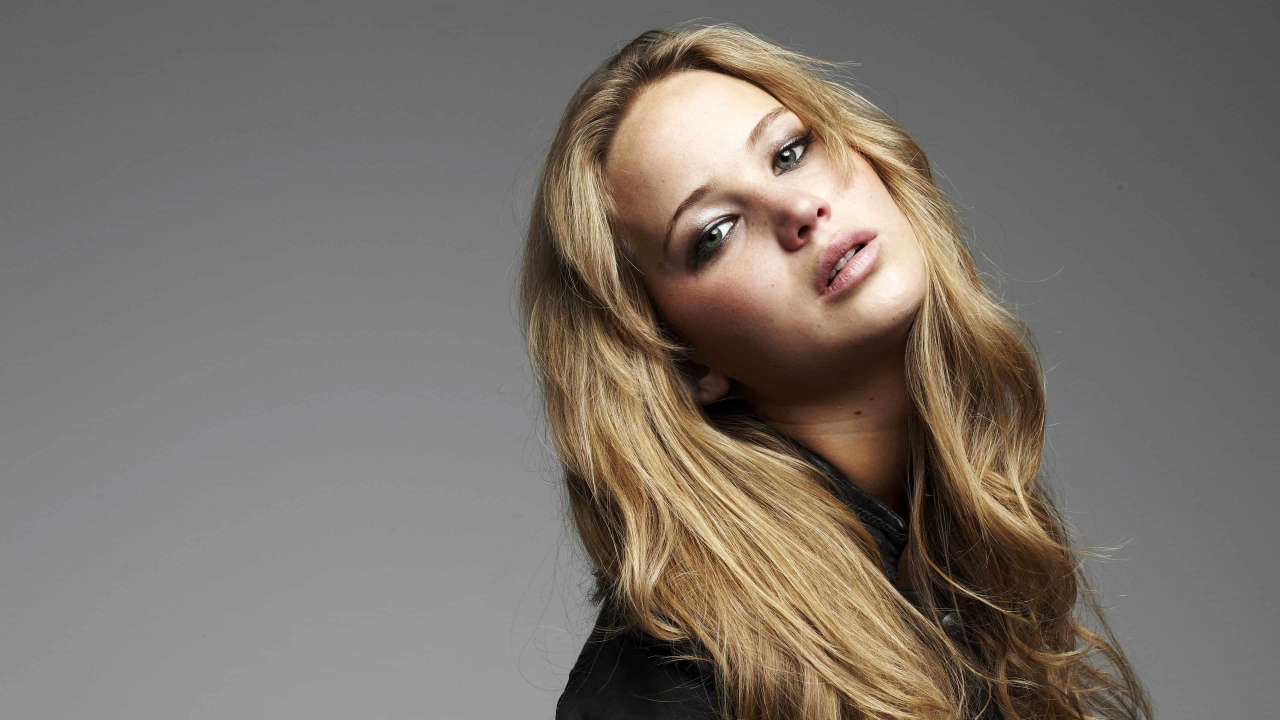
#> input picture Images/jeniffer.jpg, 3840 x 2160 px, found by its file name (shown at 1/3 size)
$ jupyter execute 'Question 6.ipynb'
#> lines starting #> are read from the running program, lines starting #| are printed output that depends on the picture; after the words box and inside, x2 and y2 are one past the last pixel; in counts of white or black regions, pixels touching at a corner belong together
[cell 1]
import cv2 as cv
import numpy as np
import matplotlib.pyplot as plt

# Load the image
image = cv.imread('a1images\jeniffer.jpg')
#> image is the input picture: shape (2160, 3840, 3); mean B, G, R 106.8, 114.3, 122.3

fig, ax = plt.subplots(1, 1, figsize=(6, 8))
ax.imshow(cv.cvtColor(image, cv.COLOR_BGR2RGB))
ax.xaxis.set_ticks_position('top')
plt.show()

[cell 2]
#Split the image into hue, saturation, and value planes.
hsv_image = cv.cvtColor(image, cv.COLOR_BGR2HSV)
#> hsv_image: shape (2160, 3840, 3); mean H, S, V 8.8, 36.1, 122.4

[cell 3]
#diplay the 3 planes of the image
fig, ax = plt.subplots(1, 3, figsize=(18, 8))
ax[0].imshow(hsv_image[:, :, 0], cmap='gray')
ax[0].set_title('Hue')
ax[1].imshow(hsv_image[:, :, 1], cmap='gray')
ax[1].set_title('Saturation')
ax[2].imshow(hsv_image[:, :, 2], cmap='gray')
ax[2].set_title('Value')
plt.show()

[cell 4]
# Split the HSV image into its respective planes
h, s, v = cv.split(hsv_image)

# Threshold the value (V) plane to extract the foreground
_, foreground_mask = cv.threshold(v, 155, 210, cv.THRESH_BINARY)
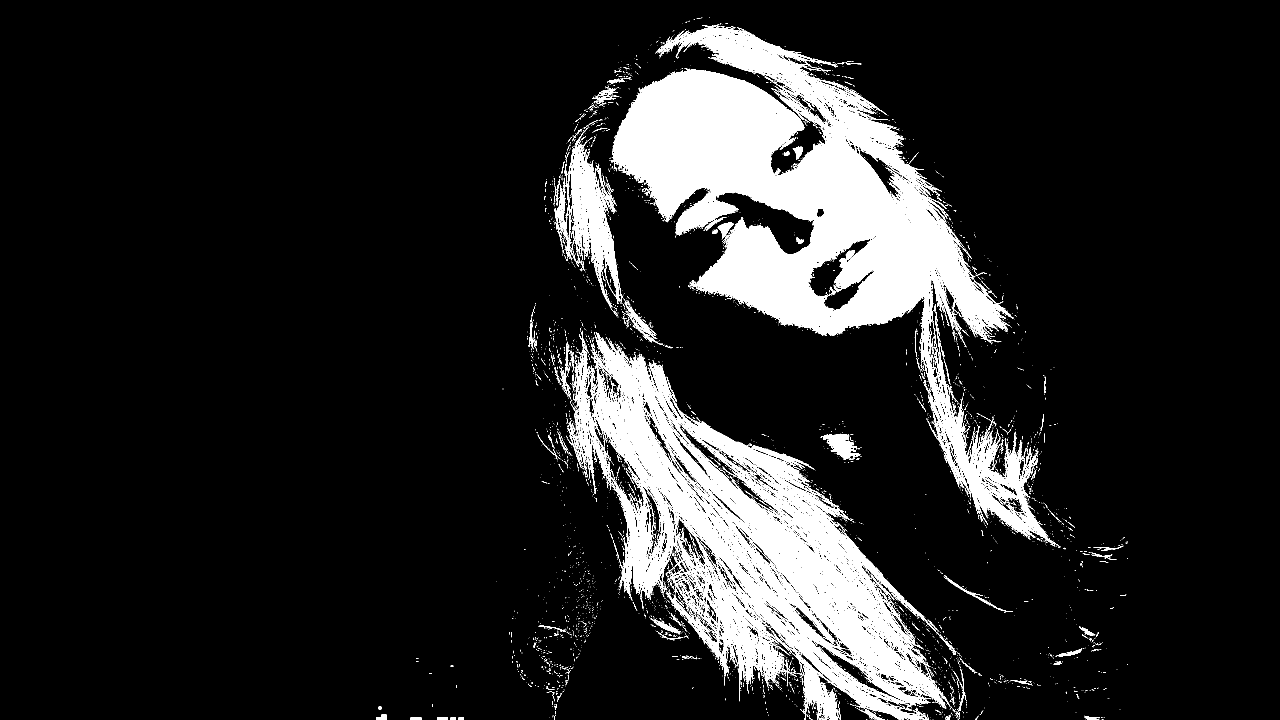
#> foreground_mask: shape (2160, 3840) (shown at 1/3 size); values 0 (black) and 210 (white), 12.2% white; 6495 white regions (6051 under 20 px), largest, box (x1, y1, x2, y2) and area: (1835, 74, 3176, 1637) 548342, (1715, 1000, 2854, 2160) 378169, (1701, 383, 1866, 912) 24849

# Display the foreground mask
plt.figure(figsize=(6, 6))
plt.title('Foreground Mask (Binary Image)')
plt.imshow(foreground_mask, cmap='gray')
plt.axis('off')
plt.show()

[cell 5]
# Use the mask to extract the foreground from the original image
foreground = cv.bitwise_and(image, image, mask=foreground_mask)

# Compute the histogram for the extracted foreground
# Convert foreground to grayscale for histogram calculation
foreground_gray = cv.cvtColor(foreground, cv.COLOR_BGR2GRAY)
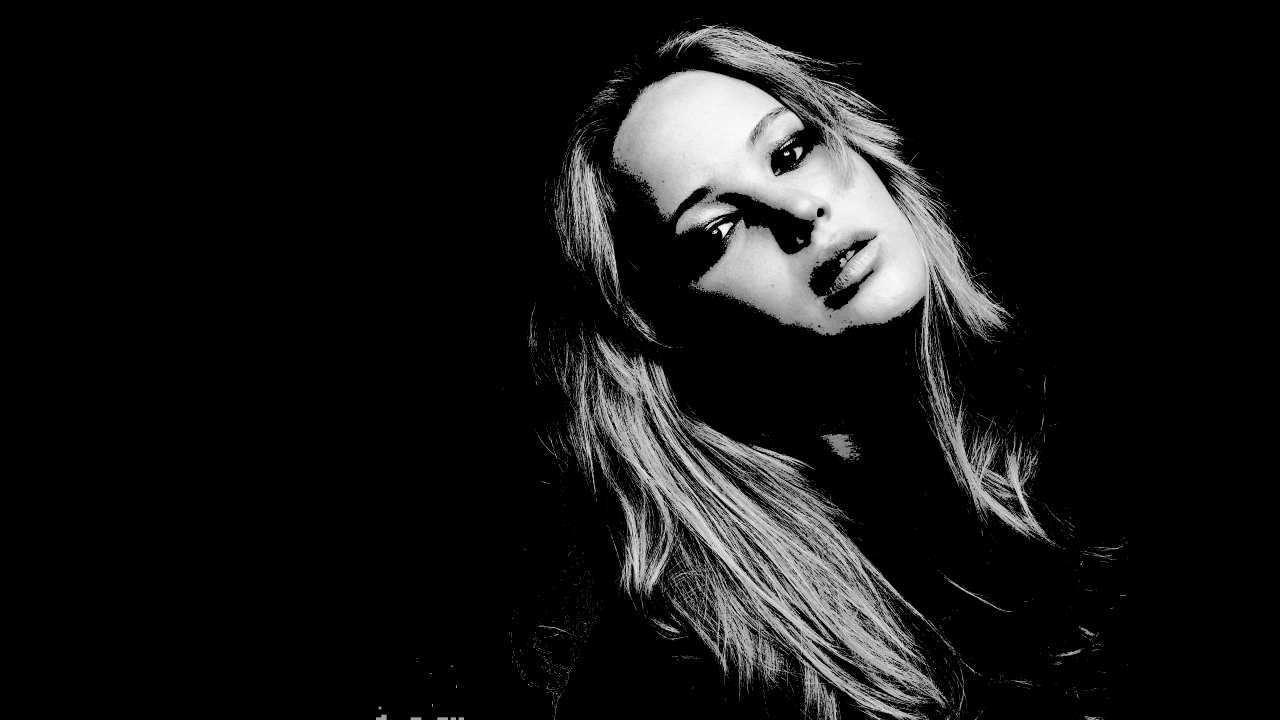
#> foreground_gray: shape (2160, 3840) (shown at 1/3 size); min 0, max 255, mean 21.9

# Calculate the histogram of the foreground
foreground_hist = cv.calcHist([foreground_gray], [0], foreground_mask, [256], [0, 256])
#> foreground_hist = 256 values, max 13406 at index 157, min 0 at index 0, mean 3964.9

# Plot the extracted foreground and its histogram
plt.figure(figsize=(12, 5))

# Display the foreground
plt.subplot(1, 2, 1)
plt.title('Extracted Foreground')
plt.imshow(cv.cvtColor(foreground, cv.COLOR_BGR2RGB))
plt.axis('off')

# Display the histogram of the foreground
plt.subplot(1, 2, 2)
plt.title('Histogram of the Foreground')
plt.plot(foreground_hist, color='black')
plt.fill_between(range(256), foreground_hist.flatten(), color='black', alpha=0.3)

plt.tight_layout()
plt.show()
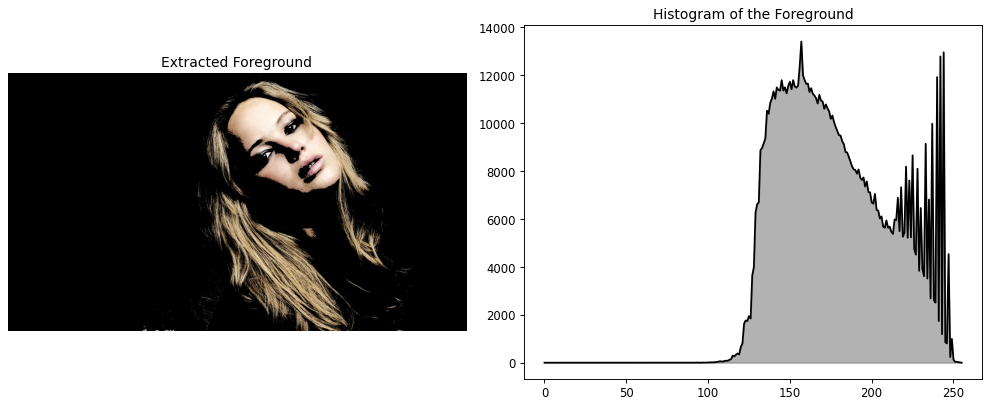
#> figure drawn by matplotlib, 2 panels; panel 2: curve peaks at x = 157, y = 13406

[cell 6]
# Compute the cumulative sum of the histogram using np.cumsum
cdf = np.cumsum(foreground_hist)
#> cdf = 256 values from 0 to 1015027

# Normalize the CDF to fit within the 0-255 range (optional, if needed for visualization purposes)
cdf_normalized = cdf * (foreground_hist.max() / cdf.max())
#> cdf_normalized = 256 values from 0 to 13406

# Plot the histogram and its cumulative sum (CDF)
plt.figure(figsize=(12, 6))

# Plot the histogram
plt.subplot(1, 2, 1)
plt.title('Histogram of the Foreground')
plt.plot(foreground_hist, color='black')
plt.fill_between(range(256), foreground_hist.flatten(), color='black', alpha=0.3)

# Plot the cumulative distribution function (CDF)
plt.subplot(1, 2, 2)
plt.title('Cumulative Sum of Histogram (CDF)')
plt.plot(cdf, color='blue')
plt.fill_between(range(256), cdf.flatten(), color='blue', alpha=0.3)

# Display the plots
plt.tight_layout()
plt.show()
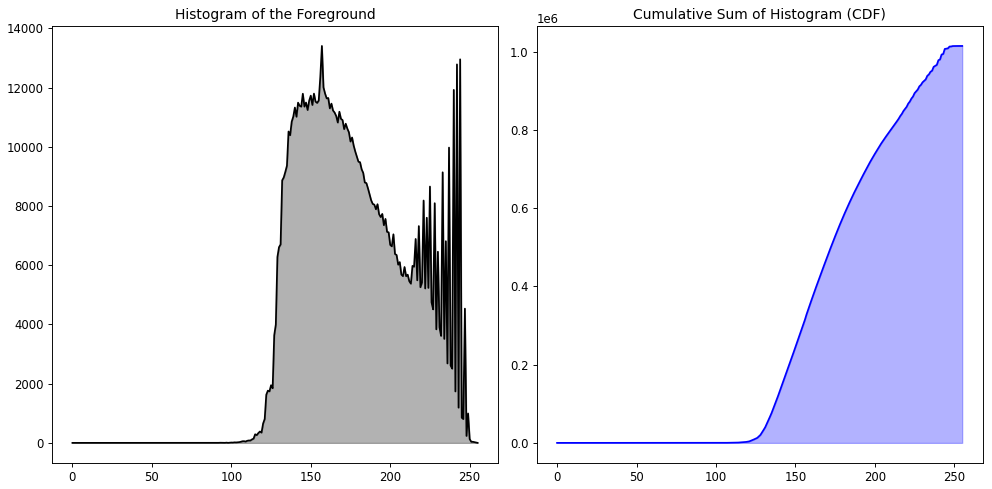
#> figure drawn by matplotlib, 2 panels; panel 1: curve peaks at x = 157, y = 13406; panel 2: curve peaks at x = 255, y = 1015027

[cell 7]
# Convert the extracted foreground to grayscale
foreground_gray = cv.cvtColor(foreground, cv.COLOR_BGR2GRAY)

# Get the dimensions and number of intensity levels
M, N = foreground_gray.shape
#> M = 2160; N = 3840
L = 256

# Calculate histogram and cumulative distribution function (CDF)
hist, bins = np.histogram(foreground_gray.ravel(), 256, [0, 256])
#> hist = 256 values, max 7279373 at index 0, min 0 at index 1, mean 32400; bins = 257 values from 0 to 256
cdf = hist.cumsum()
#> cdf = 256 values from 7279373 to 8294400

# Normalize the CDF and create the transformation function
cdf_min = cdf[cdf > 0].min()
#> cdf_min = 7279373
cdf_max = cdf.max()
#> cdf_max = 8294400
cdf_normalized = (cdf - cdf_min) * (L - 1) / (cdf_max - cdf_min)  # Normalize CDF
#> cdf_normalized = 256 values from 0 to 255
t = cdf_normalized.astype(np.uint8)
#> t = 256 values from 0 to 255

# Apply the transformation to get the equalized image
equalized_foreground = t[foreground_gray]

# Plot the original grayscale foreground and the equalized result
fig, ax = plt.subplots(1, 2, figsize=(12, 8))
ax[0].imshow(foreground_gray, cmap='gray', vmin=0, vmax=255)
ax[0].set_title('Original Grayscale Foreground')
ax[0].axis('off')

ax[1].imshow(equalized_foreground, cmap='gray', vmin=0, vmax=255)
ax[1].set_title('Histogram Equalized Foreground')
ax[1].axis('off')

plt.show()

[cell 8]
# Extract the background using the inverse of the foreground mask
background_mask = cv.bitwise_not(foreground_mask)
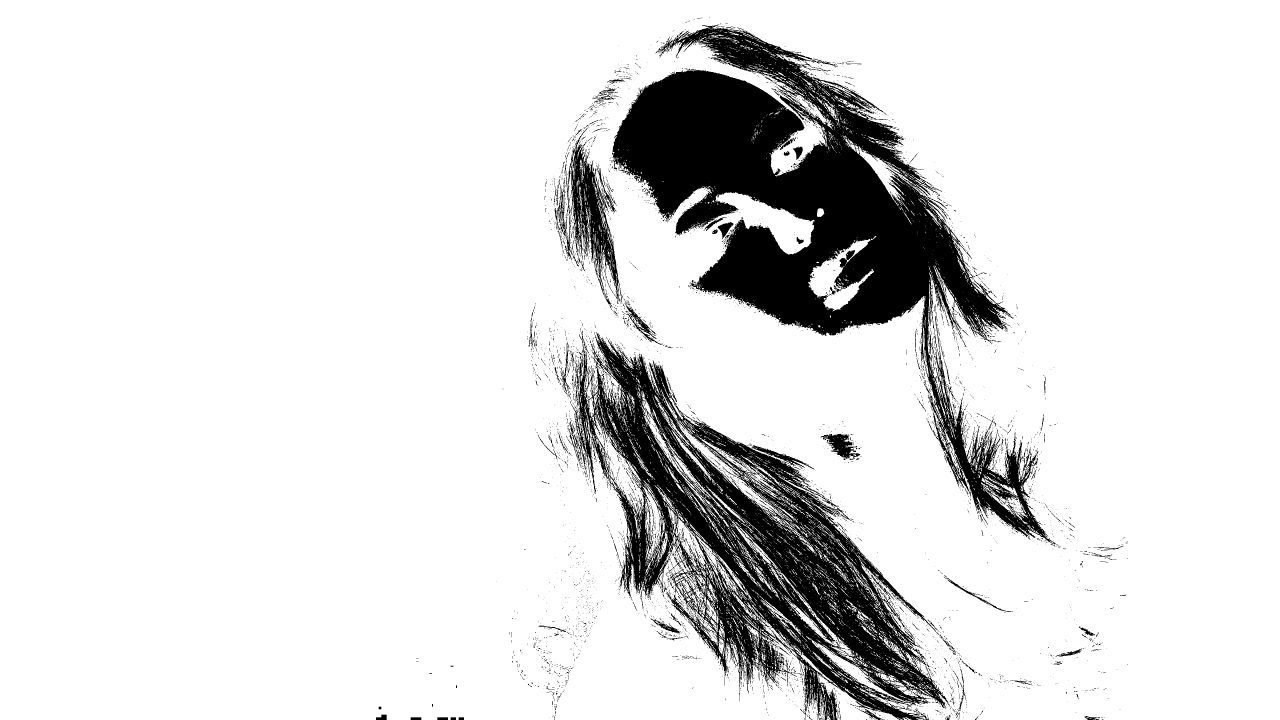
#> background_mask: shape (2160, 3840) (shown at 1/3 size); values 45 (black) and 255 (white), 87.8% white; 6495 black regions (6051 under 20 px), largest, box (x1, y1, x2, y2) and area: (1835, 74, 3176, 1637) 548342, (1715, 1000, 2854, 2160) 378169, (1701, 383, 1866, 912) 24849
background = cv.bitwise_and(image, image, mask=background_mask)

# Convert the equalized foreground to a BGR image to add it to the background
equalized_foreground_bgr = cv.cvtColor(equalized_foreground, cv.COLOR_GRAY2BGR)

# Combine the background and the equalized foreground
combined_image = cv.add(background, equalized_foreground_bgr)

# Plot the images
fig, ax = plt.subplots(1, 3, figsize=(18, 8))

# Original Image
ax[0].imshow(cv.cvtColor(image, cv.COLOR_BGR2RGB))
ax[0].set_title('Original Image')
ax[0].axis('off')

# Equalized Foreground
ax[1].imshow(equalized_foreground, cmap='gray', vmin=0, vmax=255)
ax[1].set_title('Histogram Equalized Foreground')
ax[1].axis('off')

# Combined Image
ax[2].imshow(cv.cvtColor(combined_image, cv.COLOR_BGR2RGB))
ax[2].set_title('Combined Image (Background + Equalized Foreground)')
ax[2].axis('off')

plt.tight_layout()
plt.show()
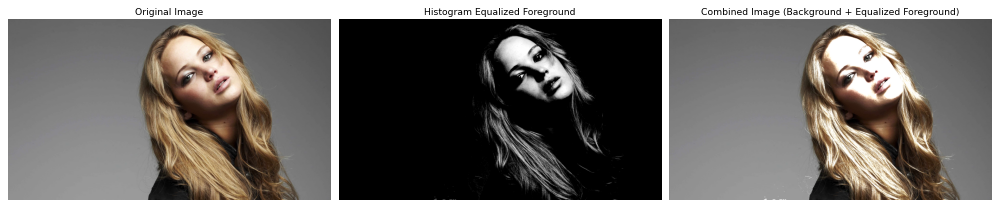
#> figure drawn by matplotlib, 3 panels

$ run again, with Images/emma.jpg copied over Images/jeniffer.jpg
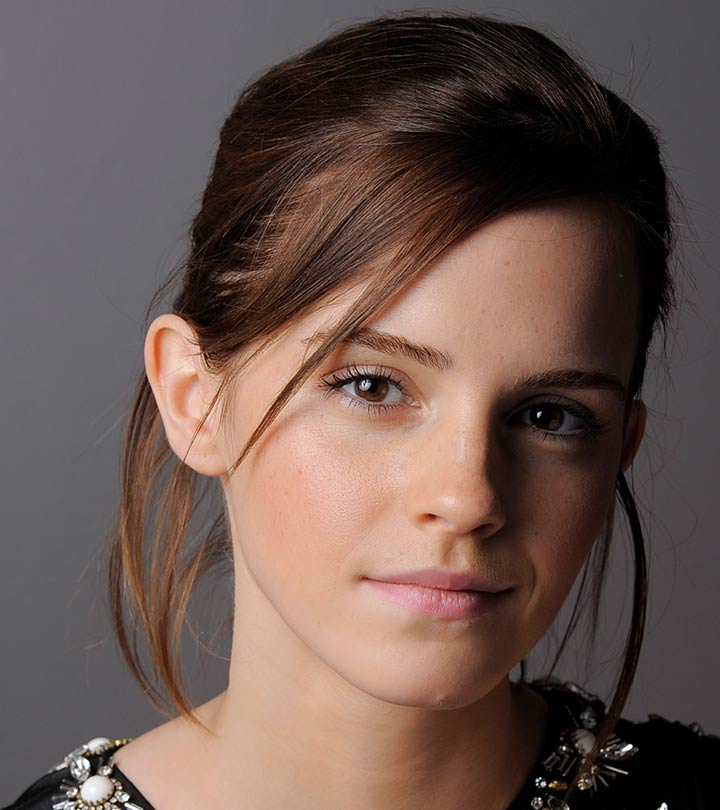
#> input picture Images/emma.jpg, 720 x 810 px, found by its file name
#> image is the input picture: shape (810, 720, 3); mean B, G, R 80.1, 87.4, 106.8
#> hsv_image: shape (810, 720, 3); mean H, S, V 54.8, 73.4, 107.5
#> `_, foreground_mask = cv.threshold(v, 155, 210, cv.THRESH_BINARY)`:
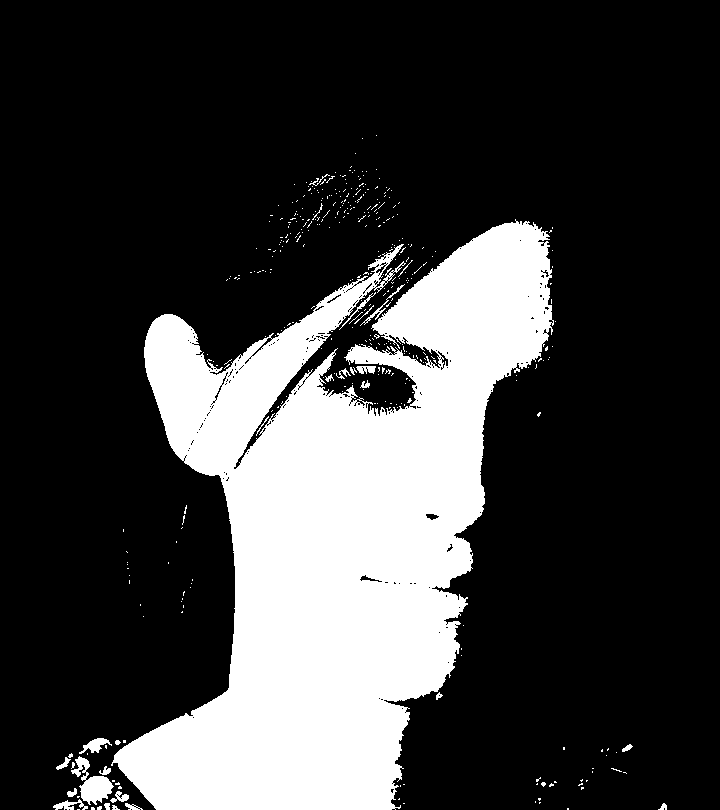
#> foreground_mask: shape (810, 720); values 0 (black) and 210 (white), 24% white; 389 white regions (362 under 20 px), largest, box (x1, y1, x2, y2) and area: (111, 219, 554, 810) 136394, (71, 756, 114, 805) 892, (79, 738, 112, 754) 234
#> foreground_hist = 256 values, max 6533 at index 184, min 0 at index 0, mean 546.9
#> `cdf = np.cumsum(foreground_hist)`: cdf = 256 values from 0 to 140014
#> `cdf_normalized = cdf * (foreground_hist.max() / cdf.max())`: cdf_normalized = 256 values from 0 to 6533
#> hist = 256 values, max 443186 at index 0, min 0 at index 1, mean 2278.1; bins = 257 values from 0 to 256
#> `cdf = hist.cumsum()`: cdf = 256 values from 443186 to 583200
#> cdf_min = 443186
#> cdf_max = 583200
#> `cdf_normalized = (cdf - cdf_min) * (L - 1) / (cdf_max - cdf_min)`: cdf_normalized = 256 values from 0 to 255
#> `plt.show()`:
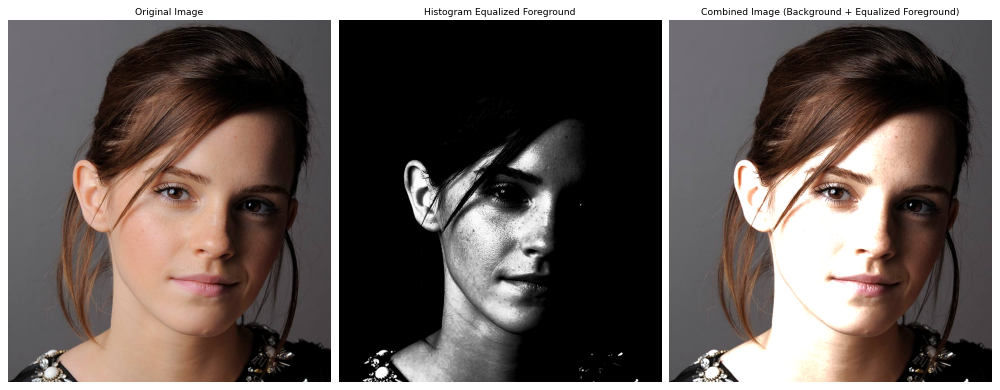
#> figure drawn by matplotlib, 3 panels

$ run again, with Images/girl.jpg copied over Images/jeniffer.jpg
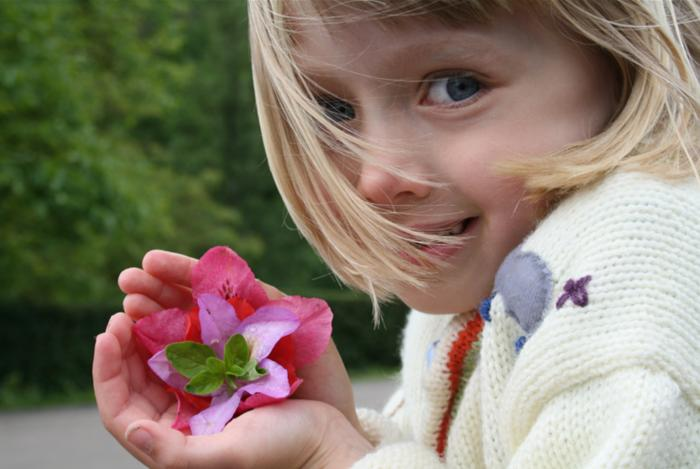
#> input picture Images/girl.jpg, 700 x 469 px, found by its file name
#> image is the input picture: shape (469, 700, 3); mean B, G, R 108.3, 123.9, 136.1
#> hsv_image: shape (469, 700, 3); mean H, S, V 44.3, 86.1, 143.4
#> `_, foreground_mask = cv.threshold(v, 155, 210, cv.THRESH_BINARY)`:
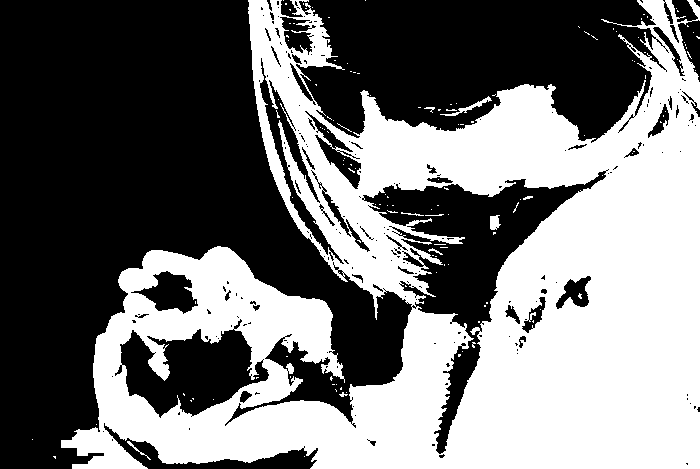
#> foreground_mask: shape (469, 700); values 0 (black) and 210 (white), 45.7% white; 138 white regions (128 under 20 px), largest, box (x1, y1, x2, y2) and area: (61, 0, 700, 469) 149215, (440, 96, 492, 116) 173, (490, 215, 501, 230) 124
#> foreground_hist = 256 values, max 2235 at index 233, min 0 at index 0, mean 586.6
#> `cdf = np.cumsum(foreground_hist)`: cdf = 256 values from 0 to 150157
#> `cdf_normalized = cdf * (foreground_hist.max() / cdf.max())`: cdf_normalized = 256 values from 0 to 2235
#> hist = 256 values, max 178143 at index 0, min 0 at index 1, mean 1282.4; bins = 257 values from 0 to 256
#> `cdf = hist.cumsum()`: cdf = 256 values from 178143 to 328300
#> cdf_min = 178143
#> cdf_max = 328300
#> `cdf_normalized = (cdf - cdf_min) * (L - 1) / (cdf_max - cdf_min)`: cdf_normalized = 256 values from 0 to 255
#> `plt.show()`:
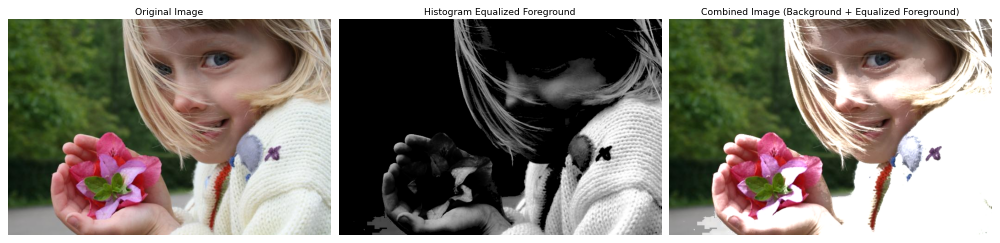
#> figure drawn by matplotlib, 3 panels
